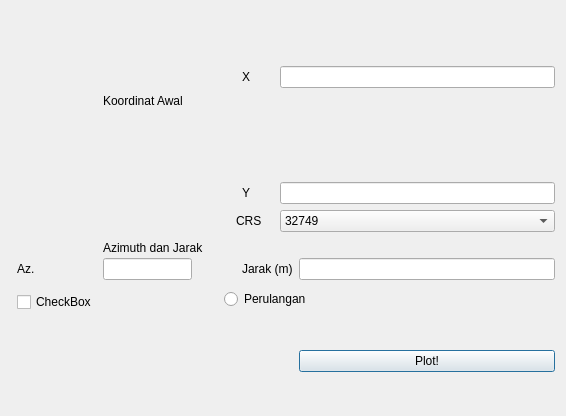
<?xml version="1.0" encoding="UTF-8"?>
<ui version="4.0">
 <class>SudutJarakDialogBase</class>
 <widget class="QDialog" name="SudutJarakDialogBase">
  <property name="geometry">
   <rect>
    <x>0</x>
    <y>0</y>
    <width>566</width>
    <height>416</height>
   </rect>
  </property>
  <property name="windowTitle">
   <string>Sudut dan Jarak</string>
  </property>
  <layout class="QGridLayout" name="gridLayout">
   <item row="11" column="10">
    <widget class="QPushButton" name="plot">
     <property name="text">
      <string>Plot!</string>
     </property>
    </widget>
   </item>
   <item row="1" column="9" colspan="2">
    <widget class="QLineEdit" name="input_x"/>
   </item>
   <item row="5" column="9" colspan="2">
    <widget class="QComboBox" name="crs">
     <item>
      <property name="text">
       <string>32749</string>
      </property>
     </item>
     <item>
      <property name="text">
       <string>23879</string>
      </property>
     </item>
     <item>
      <property name="text">
       <string>23835</string>
      </property>
     </item>
     <item>
      <property name="text">
       <string>32643</string>
      </property>
     </item>
     <item>
      <property name="text">
       <string>32744</string>
      </property>
     </item>
     <item>
      <property name="text">
       <string>32645</string>
      </property>
     </item>
     <item>
      <property name="text">
       <string>32747</string>
      </property>
     </item>
     <item>
      <property name="text">
       <string>32649</string>
      </property>
     </item>
     <item>
      <property name="text">
       <string>32749</string>
      </property>
     </item>
     <item>
      <property name="text">
       <string>33604</string>
      </property>
     </item>
     <item>
      <property name="text">
       <string>4326</string>
      </property>
     </item>
    </widget>
   </item>
   <item row="8" column="2">
    <widget class="QLineEdit" name="input_az"/>
   </item>
   <item row="1" column="7">
    <widget class="QLabel" name="label_2">
     <property name="text">
      <string>X</string>
     </property>
    </widget>
   </item>
   <item row="3" column="3" rowspan="3">
    <spacer name="verticalSpacer_2">
     <property name="orientation">
      <enum>Qt::Vertical</enum>
     </property>
     <property name="sizeHint" stdset="0">
      <size>
       <width>20</width>
       <height>118</height>
      </size>
     </property>
    </spacer>
   </item>
   <item row="4" column="7">
    <widget class="QLabel" name="label_3">
     <property name="text">
      <string>Y</string>
     </property>
    </widget>
   </item>
   <item row="8" column="7" colspan="3">
    <widget class="QLabel" name="label_6">
     <property name="text">
      <string>Jarak (m)</string>
     </property>
    </widget>
   </item>
   <item row="11" column="8" colspan="2">
    <spacer name="verticalSpacer_3">
     <property name="orientation">
      <enum>Qt::Vertical</enum>
     </property>
     <property name="sizeHint" stdset="0">
      <size>
       <width>20</width>
       <height>47</height>
      </size>
     </property>
    </spacer>
   </item>
   <item row="5" column="6" colspan="3">
    <widget class="QLabel" name="label_7">
     <property name="text">
      <string>CRS</string>
     </property>
    </widget>
   </item>
   <item row="6" column="2" colspan="4">
    <widget class="QLabel" name="label_4">
     <property name="text">
      <string>Azimuth dan Jarak</string>
     </property>
    </widget>
   </item>
   <item row="4" column="9" colspan="2">
    <widget class="QLineEdit" name="input_y"/>
   </item>
   <item row="8" column="1">
    <widget class="QLabel" name="label_5">
     <property name="text">
      <string>Az.</string>
     </property>
    </widget>
   </item>
   <item row="8" column="10">
    <widget class="QLineEdit" name="input_jarak"/>
   </item>
   <item row="6" column="7" colspan="4">
    <spacer name="horizontalSpacer">
     <property name="orientation">
      <enum>Qt::Horizontal</enum>
     </property>
     <property name="sizeHint" stdset="0">
      <size>
       <width>331</width>
       <height>20</height>
      </size>
     </property>
    </spacer>
   </item>
   <item row="2" column="2" colspan="3">
    <widget class="QLabel" name="label">
     <property name="text">
      <string>Koordinat Awal</string>
     </property>
    </widget>
   </item>
   <item row="7" column="0" rowspan="2" colspan="11">
    <layout class="QHBoxLayout" name="horizontalLayout_2"/>
   </item>
   <item row="0" column="3" rowspan="2">
    <spacer name="verticalSpacer">
     <property name="orientation">
      <enum>Qt::Vertical</enum>
     </property>
     <property name="sizeHint" stdset="0">
      <size>
       <width>20</width>
       <height>77</height>
      </size>
     </property>
    </spacer>
   </item>
   <item row="9" column="4" rowspan="2" colspan="7">
    <layout class="QHBoxLayout" name="horizontalLayout_3">
     <item>
      <widget class="QRadioButton" name="perulangan">
       <property name="text">
        <string>Perulangan</string>
       </property>
      </widget>
     </item>
    </layout>
   </item>
   <item row="10" column="1">
    <widget class="QCheckBox" name="plot_garis">
     <property name="text">
      <string>CheckBox</string>
     </property>
    </widget>
   </item>
  </layout>
 </widget>
 <resources/>
 <connections/>
</ui>
